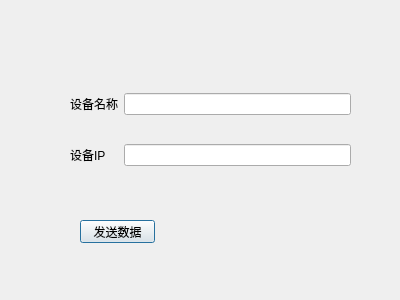
<?xml version="1.0" encoding="UTF-8"?>
<ui version="4.0">
 <class>Add_Equipment_Dialog</class>
 <widget class="QDialog" name="Add_Equipment_Dialog">
  <property name="geometry">
   <rect>
    <x>0</x>
    <y>0</y>
    <width>400</width>
    <height>300</height>
   </rect>
  </property>
  <property name="windowTitle">
   <string>Dialog</string>
  </property>
  <widget class="QPushButton" name="Send_pushButton">
   <property name="geometry">
    <rect>
     <x>80</x>
     <y>220</y>
     <width>75</width>
     <height>23</height>
    </rect>
   </property>
   <property name="text">
    <string>发送数据</string>
   </property>
  </widget>
  <widget class="QWidget" name="">
   <property name="geometry">
    <rect>
     <x>70</x>
     <y>70</y>
     <width>281</width>
     <height>121</height>
    </rect>
   </property>
   <layout class="QGridLayout" name="gridLayout">
    <item row="0" column="0">
     <widget class="QLabel" name="label_2">
      <property name="text">
       <string>设备名称</string>
      </property>
     </widget>
    </item>
    <item row="0" column="1">
     <widget class="QLineEdit" name="neme_lineEdit"/>
    </item>
    <item row="1" column="0">
     <widget class="QLabel" name="label">
      <property name="text">
       <string>设备IP</string>
      </property>
     </widget>
    </item>
    <item row="1" column="1">
     <widget class="QLineEdit" name="Ip_lineEdit"/>
    </item>
   </layout>
  </widget>
 </widget>
 <resources/>
 <connections/>
</ui>
